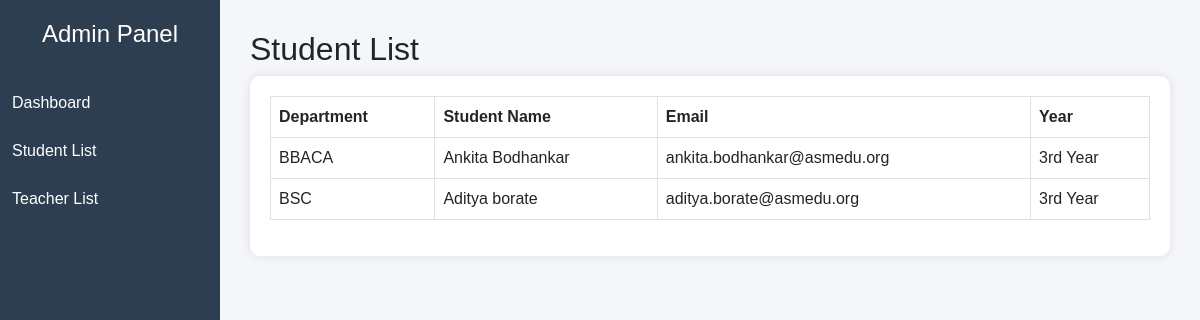
/student_list (signed in), run on an earlier commit of the app's database.
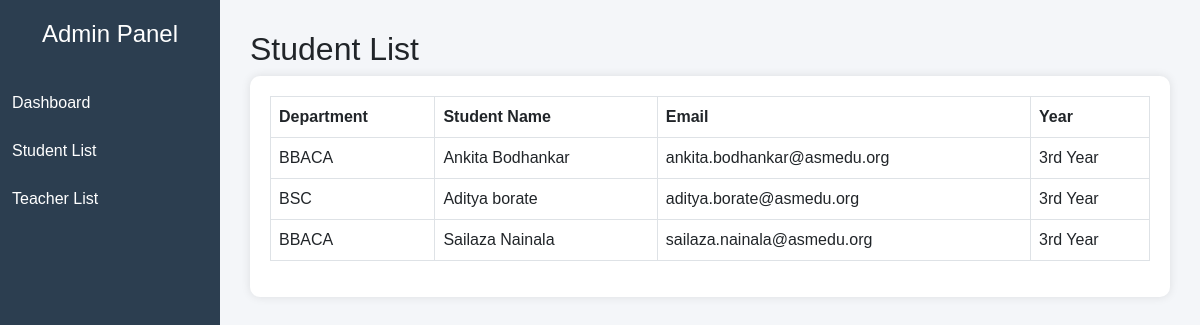
And on a later commit of the database.
### tables this page shows
CREATE TABLE users(
    id INTEGER PRIMARY KEY AUTOINCREMENT,
    name TEXT,
    email TEXT UNIQUE,
    password TEXT,
    role TEXT,
    department TEXT,
    year TEXT
);

### app.py (the view)
@app.route("/student_list")
def student_list():
    if session.get("role") != "admin":
        return redirect("/")
    conn = sqlite3.connect("saba.db")
    cursor = conn.cursor()
    cursor.execute("SELECT name,email,department,year FROM users WHERE role='student'")
    students = cursor.fetchall()
    conn.close()
    return render_template("student_list.html", students=students)

### templates/student_list.html (shortened to what this page needs)
<!DOCTYPE html>
<html>
<head>
<link rel="stylesheet"
href="https://cdn.jsdelivr.net/npm/bootstrap@5.3.0/dist/css/bootstrap.min.css">
</head>
<body>
<div class="sidebar">
<h4>Admin Panel</h4>
<a href="/admin">Dashboard</a>
<a href="/student_list">Student List</a>
<a href="/teacher_list">Teacher List</a>
</div>
<div class="main">
<h2>Student List</h2>
<div class="card-box">
<table class="table table-bordered">
<tr>
<th>Department</th>
<th>Student Name</th>
<th>Email</th>
<th>Year</th>
</tr>
{% for s in students %}
<tr>
<td>{{ s[2] }}</td>
<td>{{ s[0] }}</td>
<td>{{ s[1] }}</td>
<td>{{ s[3] }}</td>
</tr>
{% endfor %}
</table>
</div>
</div>
</body>
</html>

### templates/student_list.html (style rules this page uses)
body { background:#f4f6f9; font-family:Arial; }
.sidebar { width:220px; height:100vh; background:#2c3e50; position:fixed; color:white; padding-top:20px; }
.sidebar h4 { text-align:center; margin-bottom:30px; }
.sidebar a { display:block; color:white; padding:12px; text-decoration:none; }
.main { margin-left:220px; padding:30px; }
.card-box { background:white; padding:20px; border-radius:10px; box-shadow:0 0 10px rgba(0,0,0,0.1); }

What changed in the data, as far as the page shows it:
added users: department "BBACA", name "Sailaza Nainala", email "sailaza.nainala@asmedu.org", year "3rd Year"
